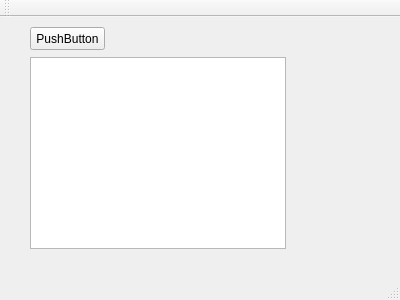
<?xml version="1.0" encoding="UTF-8"?>
<ui version="4.0">
 <class>MainWindow</class>
 <widget class="QMainWindow" name="MainWindow">
  <property name="geometry">
   <rect>
    <x>0</x>
    <y>0</y>
    <width>400</width>
    <height>300</height>
   </rect>
  </property>
  <property name="windowTitle">
   <string>MainWindow</string>
  </property>
  <widget class="QWidget" name="centralWidget">
   <widget class="QPushButton" name="pushButton">
    <property name="geometry">
     <rect>
      <x>30</x>
      <y>10</y>
      <width>75</width>
      <height>23</height>
     </rect>
    </property>
    <property name="text">
     <string>PushButton</string>
    </property>
   </widget>
   <widget class="QListWidget" name="listWidget">
    <property name="geometry">
     <rect>
      <x>30</x>
      <y>40</y>
      <width>256</width>
      <height>192</height>
     </rect>
    </property>
   </widget>
  </widget>
  <widget class="QMenuBar" name="menuBar">
   <property name="geometry">
    <rect>
     <x>0</x>
     <y>0</y>
     <width>400</width>
     <height>21</height>
    </rect>
   </property>
  </widget>
  <widget class="QToolBar" name="mainToolBar">
   <attribute name="toolBarArea">
    <enum>TopToolBarArea</enum>
   </attribute>
   <attribute name="toolBarBreak">
    <bool>false</bool>
   </attribute>
  </widget>
  <widget class="QStatusBar" name="statusBar"/>
 </widget>
 <layoutdefault spacing="6" margin="11"/>
 <resources/>
 <connections/>
</ui>
